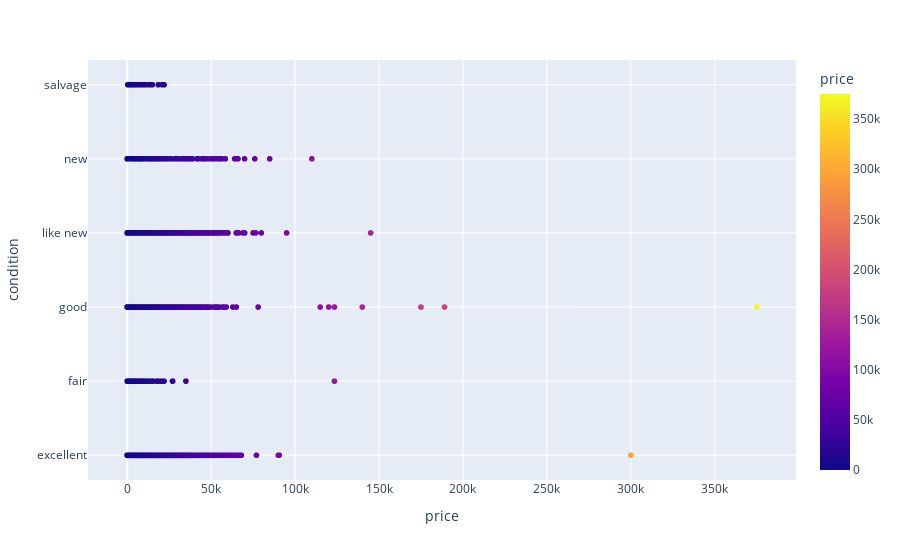

The code cell stored with this chart in its notebook:
### Code cell
condition_price = car_data.groupby('condition')['price'].value_counts().reset_index()

px.scatter(condition_price,y='condition',x='price',color='price')

### Figure 1 — Plotly figure (JSON) as saved in the notebook; plotly's stock layout.template omitted (floating-point values rounded to 4 significant figures; data arrays with more than 128 entries replaced by an {"elided": "..."} marker saying what was removed)
{"data": [{"hovertemplate": "price=%{marker.color}<br>condition=%{y}<extra></extra>", "legendgroup": "", "marker": {"color": {"elided": "5520 int values"}, "coloraxis": "coloraxis", "symbol": "circle"}, "mode": "markers", "name": "", "showlegend": false, "type": "scattergl", "x": {"elided": "5520 int values"}, "xaxis": "x", "y": {"elided": "5520 str values"}, "yaxis": "y"}], "layout": {"coloraxis": {"colorbar": {"title": {"text": "price"}}, "colorscale": [[0, "#0d0887"], [0.1111, "#46039f"], [0.2222, "#7201a8"], [0.3333, "#9c179e"], [0.4444, "#bd3786"], [0.5556, "#d8576b"], [0.6667, "#ed7953"], [0.7778, "#fb9f3a"], [0.8889, "#fdca26"], [1, "#f0f921"]]}, "legend": {"tracegroupgap": 0}, "margin": {"t": 60}, "xaxis": {"anchor": "y", "domain": [0, 1], "title": {"text": "price"}}, "yaxis": {"anchor": "x", "domain": [0, 1], "title": {"text": "condition"}}}}
